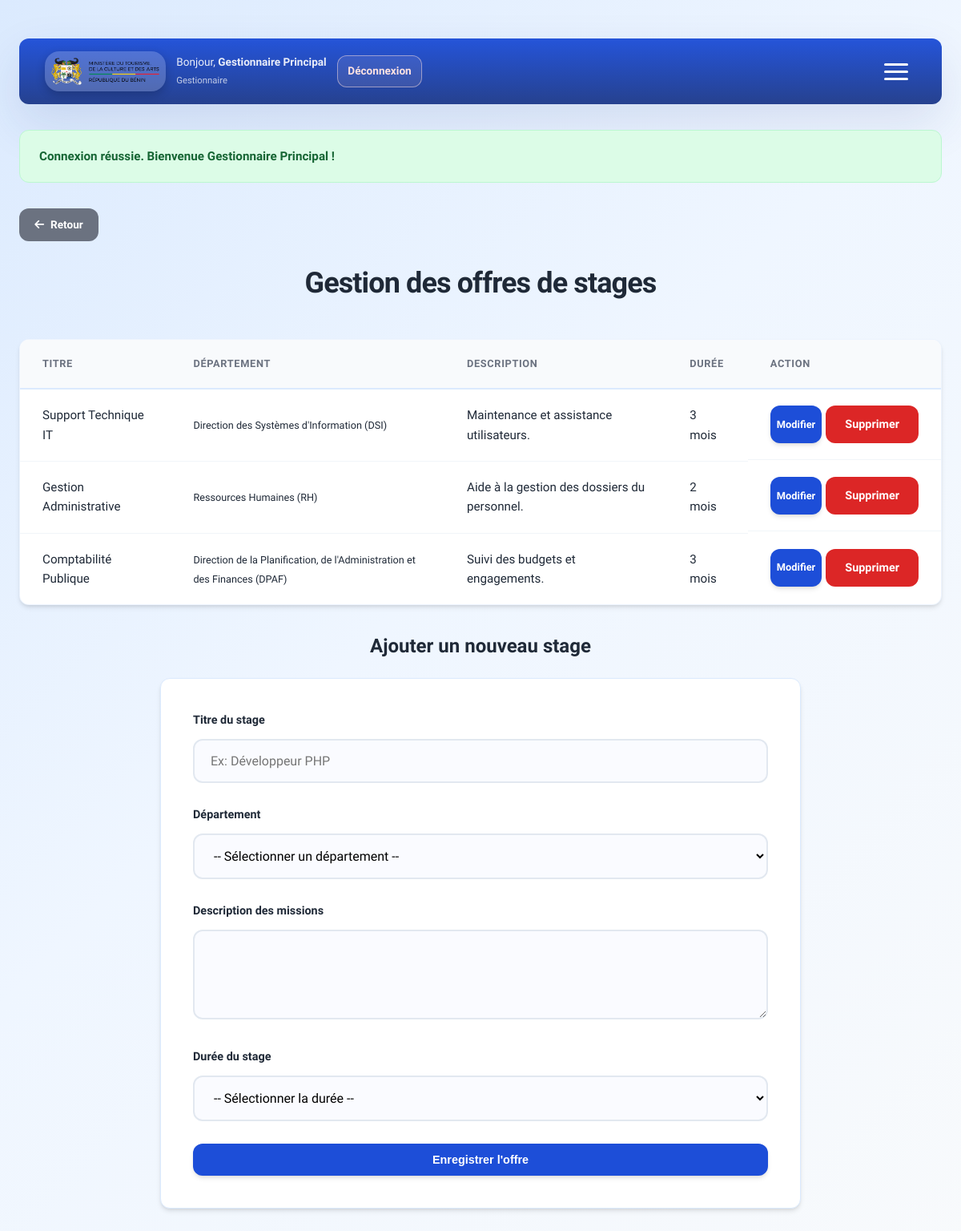
/AddStage.php (signed in), run on the app's committed database.
### tables this page shows
CREATE TABLE `stages` (
  `id` int(11) NOT NULL AUTO_INCREMENT,
  `titre` varchar(255) NOT NULL,
  `description` text NOT NULL,
  `duree` varchar(50) NOT NULL,
  `departement_id` int(11) DEFAULT NULL,
  PRIMARY KEY (`id`),
  CONSTRAINT `fk_stage_dept` FOREIGN KEY (`departement_id`) REFERENCES `departements` (`id`) ON DELETE SET NULL
);

CREATE TABLE `departements` (
  `id` int(11) NOT NULL AUTO_INCREMENT,
  `nom` varchar(255) NOT NULL,
  `sigle` varchar(50) NOT NULL,
  PRIMARY KEY (`id`)
);

### config.php (called while the page is built, shortened)
<?php
function e(?string $value): string
{
    return htmlspecialchars((string) $value, ENT_QUOTES, 'UTF-8');
}

### AddStage.php (the view, shortened to what this page needs)
<?php
require_once 'config.php';
try {
    $connection = db();
    $editStage = null;
    $query = $connection->prepare("SELECT s.*, d.nom as dept_nom, d.sigle as dept_sigle FROM stages s LEFT JOIN departements d ON s.departement_id = d.id");
    $query->execute();
    $stages = $query->fetchAll(PDO::FETCH_ASSOC);
} catch (PDOException $e) {
    set_flash('error', 'Erreur : ' . $e->getMessage());
}
include 'header.php';
?>
    <h1>Gestion des offres de stages</h1>
    <div class="table-container">
        <table style="margin-bottom: 0;">
            <thead>
                <tr>
                    <th>Titre</th>
                    <th>Département</th>
                    <th>Description</th>
                    <th>Durée</th>
                    <th>Action</th>
                </tr>
            </thead>
            <tbody>
                <?php foreach ($stages as $stage): ?>
                    <tr>
                        <td><?= e($stage['titre']); ?></td>
                        <td><small><?= e($stage['dept_nom'] ?? 'Aucun') ?> <?= isset($stage['dept_sigle']) ? '('.e($stage['dept_sigle']).')' : '' ?></small></td>
                        <td><?= nl2br(e($stage['description'])); ?></td>
                        <td><?= e($stage['duree']); ?></td>
                        <td style="display: flex; gap: 5px;">
                            <a class="btn btn-primary" href="?edit=<?= $stage['id']; ?>#form-edit" style="padding: 0.5rem; font-size: 0.8rem;">Modifier</a>
                            <a class="btn btn-danger" href="?delete=<?= $stage['id']; ?>" onclick="return confirm('Supprimer ce stage ?');">Supprimer</a>
                        </td>
                    </tr>
                <?php endforeach; ?>
            </tbody>
        </table>
    </div>
    <h2 id="form-edit" style="text-align: center; margin: 30px 0 20px;"><?= $editStage ? 'Modifier le stage' : 'Ajouter un nouveau stage' ?></h2>
    <form method="post" style="margin-bottom: 50px;">
        <div class="form-group">
            <label for="title">Titre du stage</label>
            <input type="text" id="title" name="title" placeholder="Ex: Développeur PHP" required value="<?= e($editStage['titre'] ?? '') ?>">
        </div>
        <div class="form-group">
            <label for="departement_id">Département</label>
            <select id="departement_id" name="departement_id" required>
                <option value="">-- Sélectionner un département --</option>
            </select>
        </div>
        <div class="form-group">
            <label for="description">Description des missions</label>
            <textarea id="description" name="description" rows="4" required><?= e($editStage['description'] ?? '') ?></textarea>
        </div>
        <div class="form-group">
            <label for="durée">Durée du stage</label>
            <select id="durée" name="durée" required>
                <option value="">-- Sélectionner la durée --</option>
            </select>
        </div>
        <button type="submit" name="<?= $editStage ? 'update' : 'save' ?>" class="btn btn-primary" style="width: 100%;"><?= $editStage ? 'Mettre à jour' : 'Enregistrer l\'offre' ?></button>
    </form>
</html>

### header.php (style rules this page uses)
:root { --primary: #1d4ed8; --primary-dark: #1e3a8a; --success: #16a34a; --success-dark: #15803d; --danger: #dc2626; --danger-dark: #b91c1c; --bg: linear-gradient(135deg, #dbeafe 0%, #eff6ff 45%, #f8fafc 100%); --card: #ffffff; --text: #1f2937; --text-muted: #6b7280; --border: #dbeafe; --shadow: 0 24px 60px rgba(30, 58, 138, 0.12); --shadow-sm: 0 4px 6px -1px rgb(0 0 0 / 0.1), 0 2px 4px -2px rgb(0 0 0 / 0.1); --radius: 22px; --radius-sm: 12px; }
* { margin: 0; padding: 0; box-sizing: border-box; }
html { scroll-behavior: smooth; }
body { background: var(--bg); color: var(--text); line-height: 1.6; min-height: 100vh; font-family: 'Work Sans', system-ui, -apple-system, sans-serif; }
h1 { text-align: center; color: var(--text); margin: 20px 0 40px; font-weight: 800; font-size: 2.25rem; letter-spacing: -0.025em; }
.table-container { background: var(--card); border-radius: var(--radius-sm); overflow-x: auto; box-shadow: var(--shadow-sm); border: 1px solid rgba(219,234,254,0.5); margin-bottom: 2rem; }
table { width: 100%; border-collapse: collapse; text-align: left; }
th { background: #f8fafc; color: var(--text-muted); font-weight: 700; font-size: 0.8rem; text-transform: uppercase; letter-spacing: 0.05em; padding: 1.25rem 1.75rem; border-bottom: 2px solid var(--border); }
td { padding: 1.25rem 1.75rem; border-bottom: 1px solid #f1f5f9; font-size: 0.95rem; vertical-align: middle; }
tr:last-child td { border-bottom: none; }
.btn { display: inline-flex; align-items: center; justify-content: center; padding: 0.75rem 1.5rem; border-radius: var(--radius-sm); text-decoration: none; font-weight: 600; font-size: 0.9rem; transition: all 0.3s; border: none; cursor: pointer; gap: 0.5rem; white-space: nowrap; }
.btn-primary { background: var(--primary); color: #fff; box-shadow: var(--shadow-sm); }
.btn-danger { background: var(--danger); color: #fff; }
form { background: var(--card); padding: 2.5rem; border-radius: var(--radius-sm); box-shadow: var(--shadow-sm); border: 1px solid var(--border); max-width: 800px; margin: 0 auto 2rem; }
.form-group { margin-bottom: 1.75rem; }
label { display: block; font-weight: 700; margin-bottom: 0.75rem; font-size: 0.9rem; color: var(--text); }
input, select, textarea { width: 100%; padding: 1rem 1.25rem; border: 2px solid #e2e8f0; border-radius: var(--radius-sm); font-size: 1rem; font-family: inherit; transition: all 0.3s; background: #fafbff; }

### data on the page
stages: titre "Support Technique IT", departement.nom "Direction des Systèmes d'Information", departement.sigle "DSI", description "Maintenance et assistance utilisateurs.", duree "3 mois"
stages: titre "Gestion Administrative", departement.nom "Ressources Humaines", departement.sigle "RH", description "Aide à la gestion des dossiers du personnel.", duree "2 mois"
stages: titre "Comptabilité Publique", departement.nom "Direction de la Planification, de l'Administration et des Finances", departement.sigle "DPAF", description "Suivi des budgets et engagements.", duree "3 mois"

### other printed values
$user_name "Gestionnaire Principal"
$user_role "Gestionnaire"
$flash['message'] "Connexion réussie. Bienvenue Gestionnaire Principal !"
